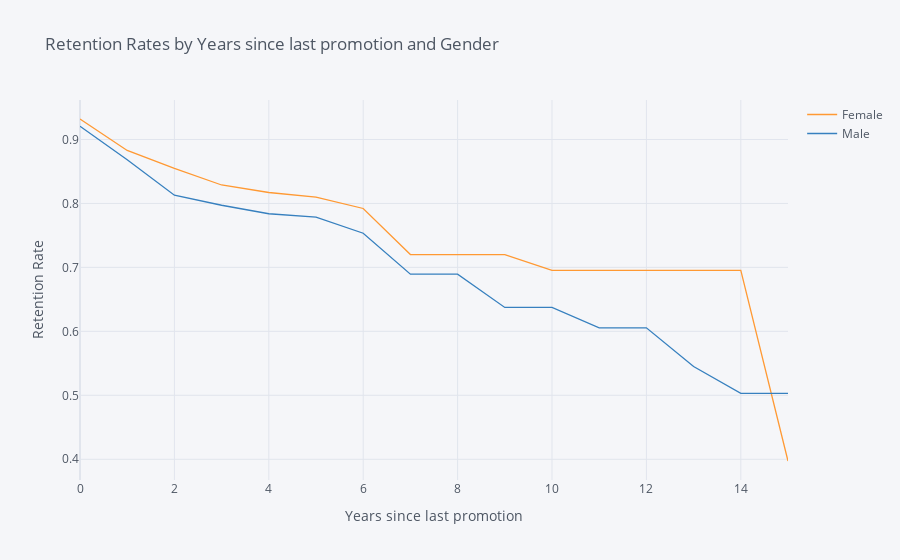

Here is the notebook cell this chart was saved with:
### Markdown cell above
## 3. Let's look at retention rate by gender from a third perspective - the number of years since the employee's last promotion. Generate and plot a survival curve showing this.

### Code cell
rates = survival(data, 'Gender', 'YearsSinceLastPromotion', 'Attrition')

rates.iplot(kind='line', xTitle='Years since last promotion', yTitle='Retention Rate',
            title='Retention Rates by Years since last promotion and Gender')

### Figure 1 — Plotly figure (JSON) as saved in the notebook; plotly's stock layout.template omitted (floating-point values rounded to 4 significant figures)
{"data": [{"line": {"color": "rgba(255, 153, 51, 1.0)", "dash": "solid", "shape": "linear", "width": 1.3}, "mode": "lines", "name": "Female", "text": "", "type": "scatter", "x": [0, 1, 2, 3, 4, 5, 6, 7, 8, 9, 10, 11, 12, 13, 14, 15], "y": [0.932, 0.8828, 0.8547, 0.8288, 0.817, 0.8099, 0.7921, 0.7201, 0.7201, 0.7201, 0.6952, 0.6952, 0.6952, 0.6952, 0.6952, 0.3973]}, {"line": {"color": "rgba(55, 128, 191, 1.0)", "dash": "solid", "shape": "linear", "width": 1.3}, "mode": "lines", "name": "Male", "text": "", "type": "scatter", "x": [0, 1, 2, 3, 4, 5, 6, 7, 8, 9, 10, 11, 12, 13, 14, 15], "y": [0.9206, 0.8684, 0.8128, 0.7971, 0.7838, 0.7785, 0.7534, 0.6894, 0.6894, 0.6374, 0.6374, 0.6055, 0.6055, 0.5449, 0.503, 0.503]}], "layout": {"autosize": true, "legend": {"bgcolor": "#F5F6F9", "font": {"color": "#4D5663"}}, "paper_bgcolor": "#F5F6F9", "plot_bgcolor": "#F5F6F9", "title": {"font": {"color": "#4D5663"}, "text": "Retention Rates by Years since last promotion and Gender"}, "xaxis": {"autorange": true, "gridcolor": "#E1E5ED", "range": [0, 15], "showgrid": true, "tickfont": {"color": "#4D5663"}, "title": {"font": {"color": "#4D5663"}, "text": "Years since last promotion"}, "type": "linear", "zerolinecolor": "#E1E5ED"}, "yaxis": {"autorange": true, "gridcolor": "#E1E5ED", "range": [0.3676, 0.9617], "showgrid": true, "tickfont": {"color": "#4D5663"}, "title": {"font": {"color": "#4D5663"}, "text": "Retention Rate"}, "type": "linear", "zerolinecolor": "#E1E5ED"}}}
